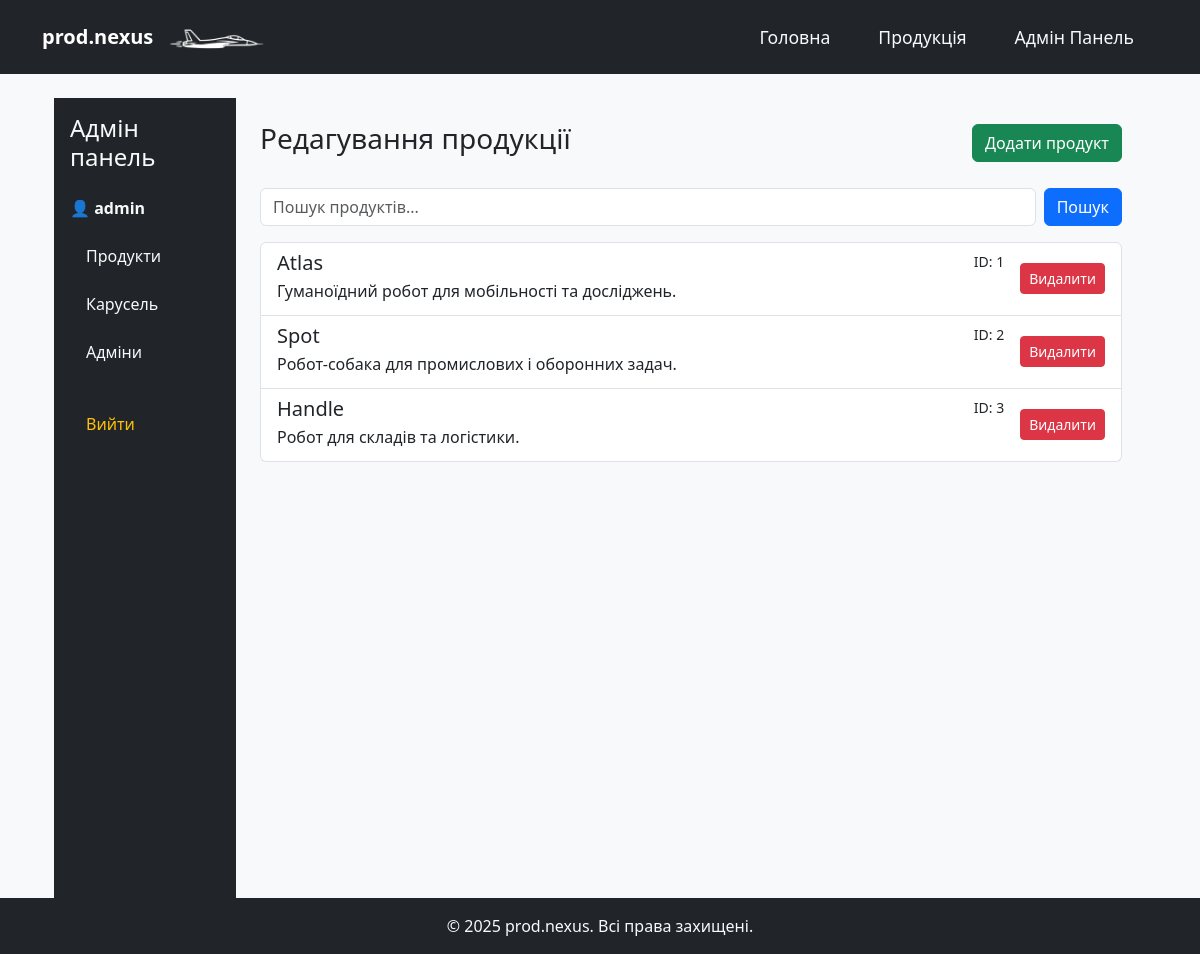
The app's page /admin/dashboard (signed in), older data.
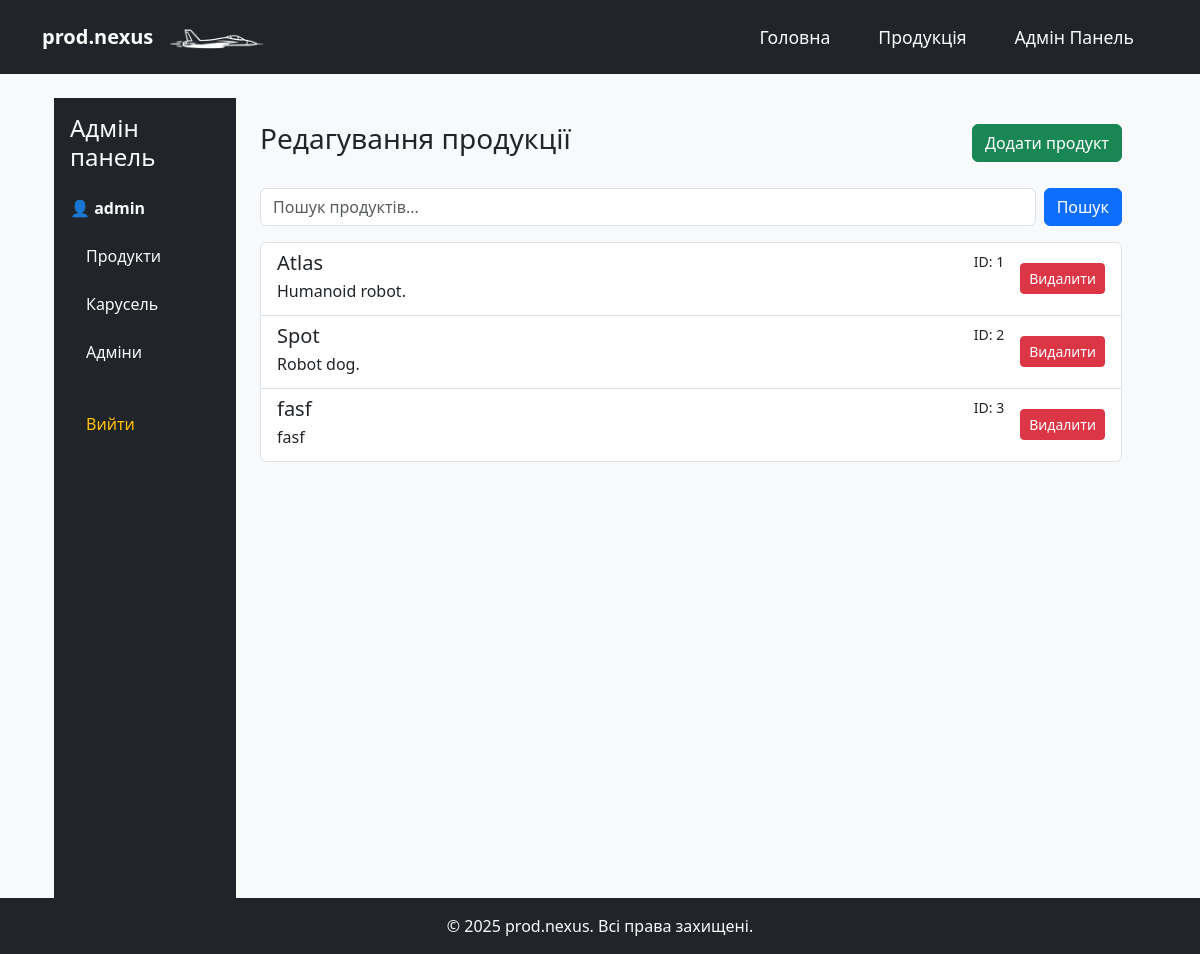
The same page, newer data.
### app/domain/catalog.py (models this page shows, shortened)
class Product(db.Model):
    __tablename__ = 'product'
    id = db.Column(db.Integer, primary_key=True)
    name = db.Column(db.String(100), nullable=False)
    desc = db.Column(db.Text, nullable=False)
    img = db.Column(db.String(100), nullable=False, default='default.png')

### app/admin/routes.py (the view)
@admin.route("/dashboard")
@login_required
def admin_dashboard():
    products = Product.query.all()
    return render_template("admin_dashboard.html", products=products, admin_name=current_user.name)

### app/domain/users.py (called while the page is built)
@login_manager.user_loader
def load_user(user_id):
    return User.query.get(int(user_id))

### app/templates/admin_dashboard.html
{% extends "base.html" %}
{% block content %}
<div class="container-fluid">
  <div class="row">
    {% include "admin_sidebar.html" %}
    <div class="col-md-9 col-lg-10 p-4">
      <div class="d-flex justify-content-between align-items-center mb-4">
        <h3>Редагування продукції</h3>
        <a href="{{ url_for('admin.add_product') }}" class="btn btn-success">Додати продукт</a>
      </div>
      <form method="GET" class="mb-3 d-flex">
        <input type="text" name="q" class="form-control me-2" placeholder="Пошук продуктів..." value="{{ request.args.get('q', '') }}">
        <button class="btn btn-primary">Пошук</button>
      </form>
      <div class="list-group">
        {% for product in products %}
        <div class="list-group-item d-flex justify-content-between align-items-center">
          <a href="{{ url_for('admin.edit_product', product_id=product.id) }}" class="flex-grow-1 text-decoration-none text-dark">
            <div class="d-flex w-100 justify-content-between">
              <h5 class="mb-1">{{ product.name }}</h5>
              <small>ID: {{ product.id }}</small>
            </div>
            <p class="mb-1 text-truncate">{{ product.desc }}</p>
          </a>
          <form action="{{ url_for('admin.delete_product', product_id=product.id) }}" method="POST" class="ms-3">
            <button type="submit" class="btn btn-danger btn-sm" onclick="return confirm('Ви впевнені, що хочете видалити продукт?');">
              Видалити
            </button>
          </form>
        </div>
        {% else %}
        <div class="alert alert-info">Продукти не знайдені.</div>
        {% endfor %}
      </div>
    </div>
  </div>
</div>
{% endblock %}

Row changes from the older to the newer data that the page shows:
changed Product "Atlas": desc "Гуманоїдний робот для мобільності та досліджень." → "Humanoid robot."
changed Product "Spot": desc "Робот-собака для промислових і оборонних задач." → "Robot dog."
changed Product id 3: name "Handle" → "fasf"; desc "Робот для складів та логістики." → "fasf"
